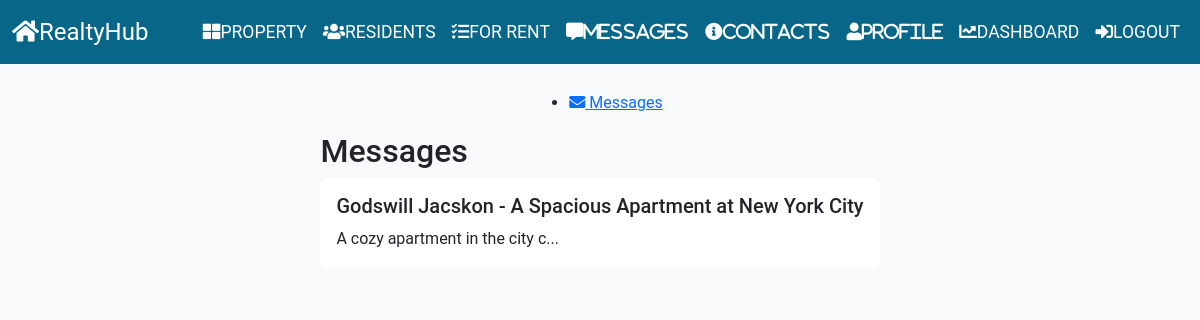
/messages/ (signed in), run on the app's committed database.
### app/models.py (models this page shows, shortened)
class Messages(Base, UserMixin):
    __tablename__ = 'messages'
    id = Column(Integer, primary_key=True)
    sender_id = Column(Integer, ForeignKey('users.id'))
    receiver_id = Column(Integer, ForeignKey('users.id'))
    message = Column(Text, nullable=False)
    timestamp = Column(DateTime, default=datetime.utcnow)
    read = Column(Boolean, default=False)  # New field to track if the message is read or unread
    sender = relationship('Users', foreign_keys=[sender_id])
    receiver = relationship('Users', foreign_keys=[receiver_id])
    property_id = Column(Integer, ForeignKey('properties.id'))
    property_re = relationship('Property', backref='messages')

class Users(Base, UserMixin):
    __tablename__ = 'users'
    id = Column(Integer, primary_key=True)
    username = Column(String(128), nullable=False)
    password = Column(String(128), nullable=False)
    email = Column(String(128), nullable=False)
    phone = Column(String(128), nullable=False)
    image_file = Column(String(128), nullable=False, default='default.jpg')
    location = Column(String(128), nullable=False)

class Property(Base):
    __tablename__ = 'properties'
    id = Column(Integer, primary_key=True)
    title = Column(String(200), nullable=False)
    description = Column(Text, nullable=False)
    location = Column(String(200), nullable=False)
    price = Column(Integer, nullable=False)
    property_type = Column(String(200), nullable=False)
    property_status = Column(String(200), nullable=False)
    bathrooms = Column(Integer, nullable=False)
    bedrooms = Column(Integer, nullable=False)
    size = Column(Integer, nullable=False)
    available_from = Column(DateTime, nullable=False, default=func.current_timestamp())
    created_at = Column(DateTime, default=datetime.utcnow)
    owner_id = Column(Integer, ForeignKey('owners.id'))
    rental = relationship('Rental', backref='properties', lazy=True)
    image1 = Column(String(100), nullable=True)
    thumbnail1 = Column(String(100), nullable=True)
    image2 = Column(String(100), nullable=True)
    thumbnail2 = Column(String(100), nullable=True)
    image3 = Column(String(100), nullable=True)
    thumbnail3 = Column(String(100), nullable=True)

### app/Messages/views.py (the view)
@messages.route('/', methods=['GET', 'POST'], strict_slashes=False)
def allmessages():
    if not current_user.is_authenticated:
        flash('You have to be logged in before you can send a message!', 'warning')
        return redirect(url_for("main.home"))
    users = Users.query.filter(Users.id != current_user.id).all()
    received_messages = Messages.query.filter_by(receiver_id=current_user.id).all()
    unread_count = Messages.query.filter_by(receiver_id=current_user.id, read=False).count()
    return render_template('message.html', users=users, received_messages=received_messages, unread_count=unread_count)

### app/__init__.py (called while the page is built)
@login_manager.user_loader
def load_user(user_id):
    x = Owner.query.get(str(user_id))
    if x == None:
        x = Tenant.query.get(str(user_id))
    return x

### app/Messages/templates/message.html (shortened to what this page needs)
{% extends "layout.html" %}
{% block content %}
<link rel="stylesheet" href="https://cdnjs.cloudflare.com/ajax/libs/font-awesome/5.15.4/css/all.min.css">
<div class="container d-flex justify-content-center">
    <nav class="dashboard">
        <ul>
            <li><a href="{{ url_for('messages.allmessages') }}">
                <i class="fas fa-envelope"></i>
                <span class="nav-item">Messages</span>
            </a></li>
        </ul>
    </nav>
</div>
<div class="container d-flex justify-content-center">
    <div class="messages-list">
        <h2>Messages</h2>
        <ul id="receivedMessages" class="list-unstyled">
            {% if received_messages %}
                {% for message in received_messages %}
                    <li class="card mb-3 {% if not message.read %}bg-light{% endif %}" id="message-{{ message.id }}">
                        <a href="{{ url_for('messages.view_message', message_id=message.id) }}" class="text-dark text-decoration-none">
                            <div class="card-body">
                                <h5 class="card-title">{{ message.sender.username }} - {{ message.property_re.title }}</h5>
                                <p class="card-text">{{ message.message[:30] }}...</p>
                            </div>
                        </a>
                    </li>
                {% endfor %}
            {% else %}
                <li><em>No messages yet</em></li>
            {% endif %}
        </ul>
    </div>
</div>
{% endblock %}

### app/templates/nav.html (style rules this page uses)
body { font-family: 'Roboto', sans-serif; line-height: 1.6; background-color: #f8f9fa; }
.card { transition: all 0.3s ease; border: none; }

### data on the page
Messages: sender.username "Godswill Jacskon", property_re "A Spacious Apartment at New York City", message "A cozy apartment in the city c"
